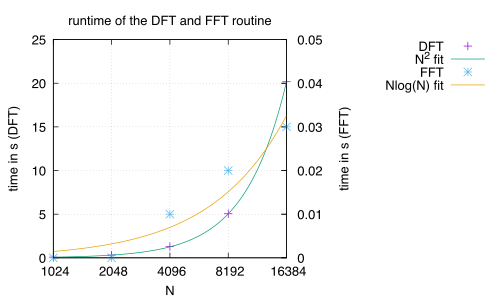

The gnuplot source for this figure:
set terminal pdfcairo enhanced font "Helvetica,14"
set output "runtime.pdf"

set title "runtime of the DFT and FFT routine"
set xlabel "N"
set xrange [1024:]
set ylabel "time in s (DFT)"
set grid
set key outside
set logscale x 2

set y2label "time in s (FFT)"
set y2range [0:0.05]
set y2tics

a = 1e-7 
f(x) = a*x**2 
fit f(x) "dft.times.data" using 1:2 via a
b = 1e-7
g(x) = b*x*log(x)
fit g(x) "fft.times.data" using 1:2 skip 5 via b

plot \
    'dft.times.data' using 1:2 with points title "DFT" axes x1y1, \
    f(x) with lines title "N^2 fit" axes x1y1, \
    'fft.times.data' using 1:2 with points title "FFT" axes x1y2, \
    g(x) with lines title "Nlog(N) fit" axes x1y2
